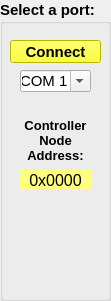
   <widget class="QGroupBox" name="groupBox_1">
    <property name="geometry">
     <rect>
      <x>20</x>
      <y>50</y>
      <width>111</width>
      <height>301</height>
     </rect>
    </property>
    <property name="font">
     <font>
      <pointsize>11</pointsize>
      <weight>75</weight>
      <bold>true</bold>
     </font>
    </property>
    <property name="title">
     <string>Select a port:</string>
    </property>
    <widget class="QComboBox" name="comboxPorts">
     <property name="enabled">
      <bool>true</bool>
     </property>
     <property name="geometry">
      <rect>
       <x>20</x>
       <y>70</y>
       <width>71</width>
       <height>22</height>
      </rect>
     </property>
     <property name="font">
      <font>
       <pointsize>11</pointsize>
       <weight>50</weight>
       <bold>false</bold>
      </font>
     </property>
     <property name="inputMethodHints">
      <set>Qt::ImhNone</set>
     </property>
     <property name="editable">
      <bool>true</bool>
     </property>
     <property name="currentText">
      <string>COM 1</string>
     </property>
     <property name="currentIndex">
      <number>0</number>
     </property>
     <item>
      <property name="text">
       <string>COM 1</string>
      </property>
     </item>
     <item>
      <property name="text">
       <string>COM 2</string>
      </property>
     </item>
     <item>
      <property name="text">
       <string>COM 3</string>
      </property>
     </item>
     <item>
      <property name="text">
       <string>COM 4</string>
      </property>
     </item>
     <item>
      <property name="text">
       <string>COM 5</string>
      </property>
     </item>
     <item>
      <property name="text">
       <string>COM 6</string>
      </property>
     </item>
     <item>
      <property name="text">
       <string>COM 7</string>
      </property>
     </item>
     <item>
      <property name="text">
       <string>COM 8</string>
      </property>
     </item>
     <item>
      <property name="text">
       <string>COM 9</string>
      </property>
     </item>
     <item>
      <property name="text">
       <string>COM 10</string>
      </property>
     </item>
    </widget>
    <widget class="QPushButton" name="btnConectar">
     <property name="geometry">
      <rect>
       <x>10</x>
       <y>40</y>
       <width>91</width>
       <height>23</height>
      </rect>
     </property>
     <property name="font">
      <font>
       <pointsize>11</pointsize>
       <weight>75</weight>
       <bold>true</bold>
      </font>
     </property>
     <property name="layoutDirection">
      <enum>Qt::LeftToRight</enum>
     </property>
     <property name="styleSheet">
      <string notr="true">background-color: rgb(255, 255, 0);</string>
     </property>
     <property name="text">
      <string>Connect</string>
     </property>
    </widget>
    <widget class="QLabel" name="label_DescargandoTramas_10">
     <property name="geometry">
      <rect>
       <x>10</x>
       <y>110</y>
       <width>91</width>
       <height>61</height>
      </rect>
     </property>
     <property name="font">
      <font>
       <pointsize>10</pointsize>
       <weight>75</weight>
       <bold>true</bold>
      </font>
     </property>
     <property name="text">
      <string>Controller
Node
Address:</string>
     </property>
     <property name="alignment">
      <set>Qt::AlignCenter</set>
     </property>
    </widget>
    <widget class="QLabel" name="label_ControllerADDR1">
     <property name="geometry">
      <rect>
       <x>20</x>
       <y>170</y>
       <width>71</width>
       <height>20</height>
      </rect>
     </property>
     <property name="font">
      <font>
       <pointsize>12</pointsize>
       <weight>50</weight>
       <bold>false</bold>
      </font>
     </property>
     <property name="styleSheet">
      <string notr="true">background-color: rgb(255, 255, 127);</string>
     </property>
     <property name="text">
      <string>0x0000</string>
     </property>
     <property name="alignment">
      <set>Qt::AlignCenter</set>
     </property>
    </widget>
   </widget>
